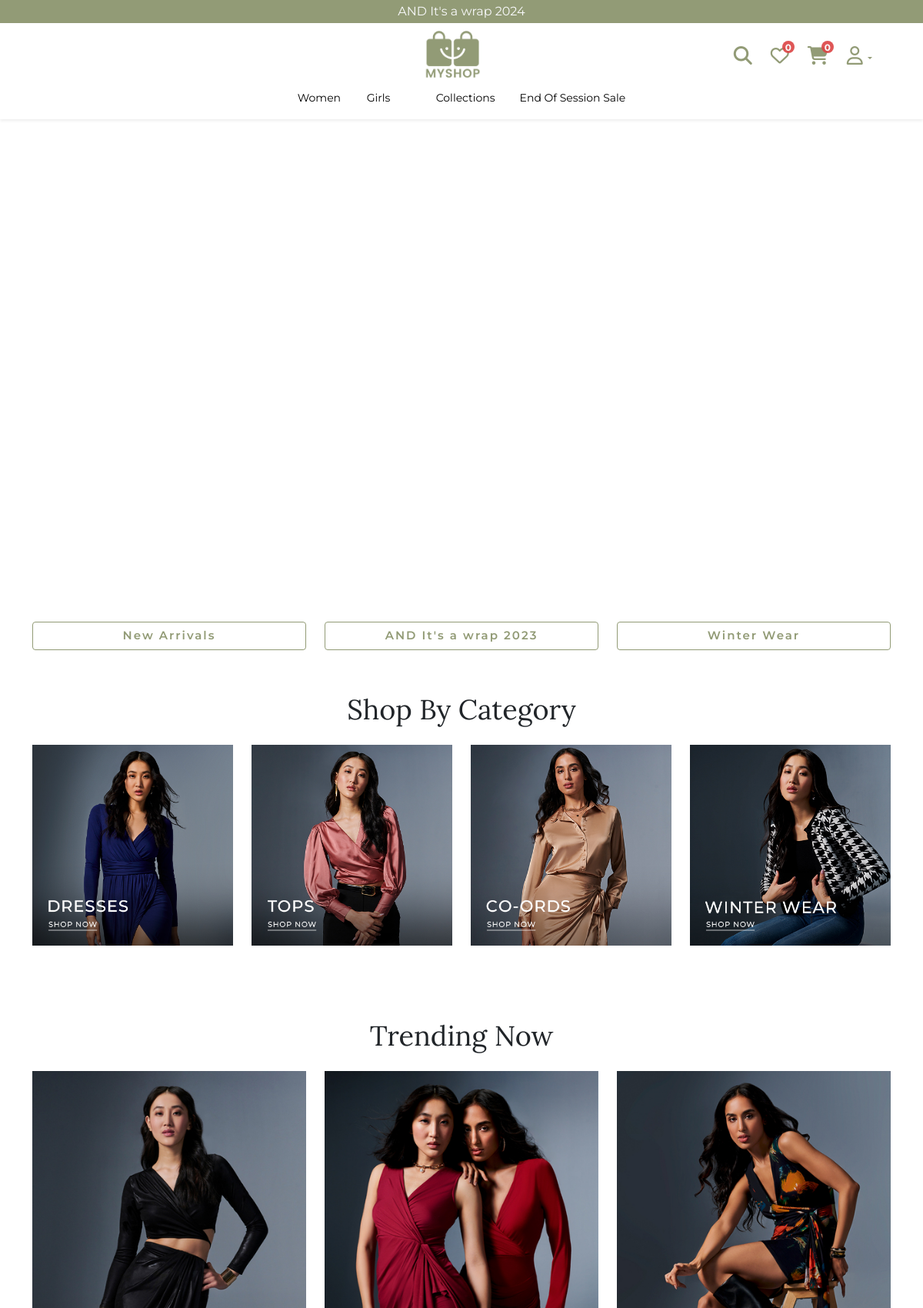
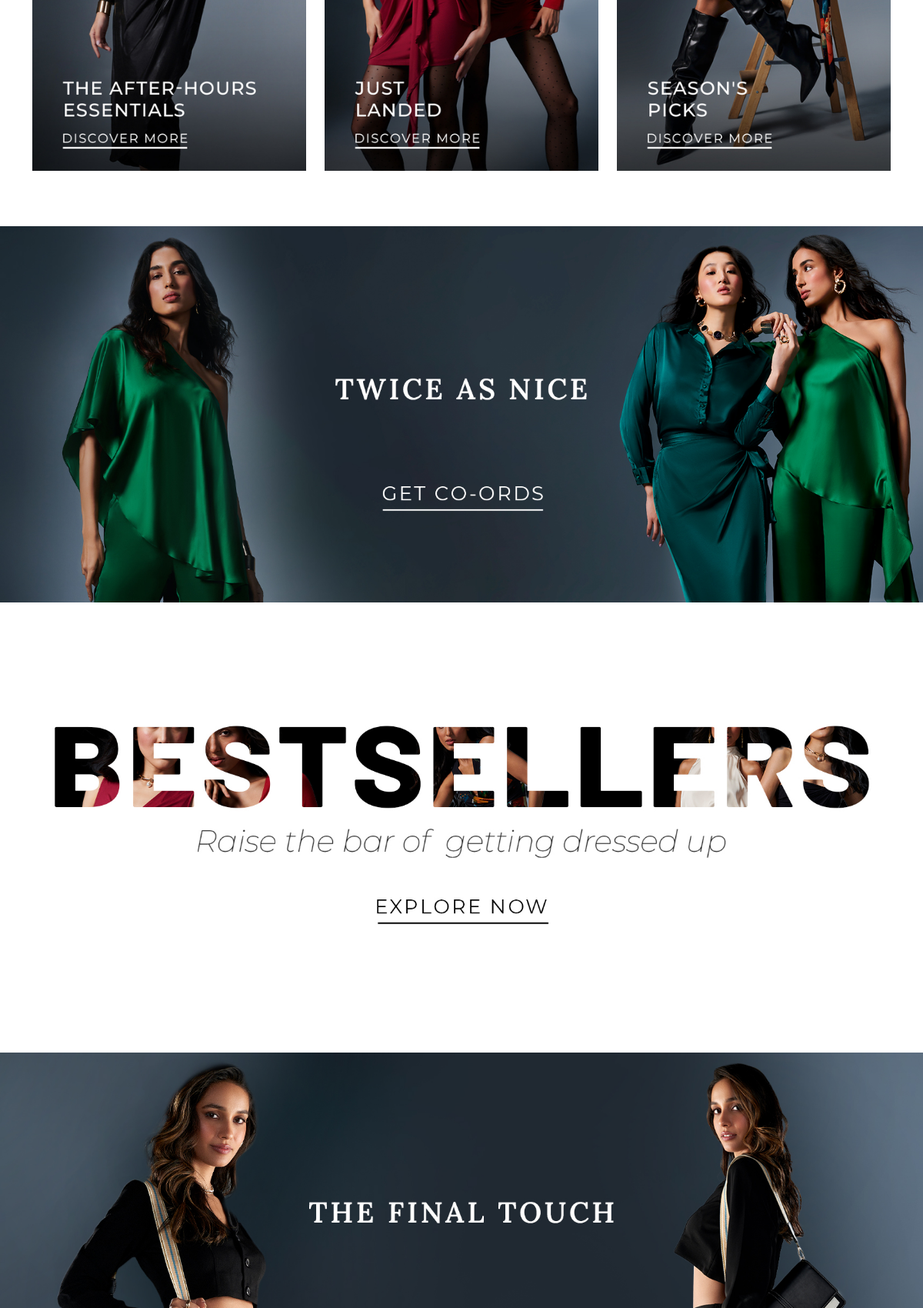
Page /index.php/home (upper part) on the committed database (2 pictures, top to bottom).
### tables this page shows
CREATE TABLE `homepage_banner` (
  `id` int(11) NOT NULL,
  `type` varchar(100) NOT NULL,
  `image` text NOT NULL,
  `link` text NOT NULL,
  `section` varchar(100) NOT NULL
);

CREATE TABLE `category` (
  `cat_id` int(11) NOT NULL,
  `cat_name` varchar(80) NOT NULL,
  `cat_name_ar` varchar(80) DEFAULT NULL,
  `cat_img` mediumtext NOT NULL,
  `parent_id` int(11) NOT NULL,
  `cat_order` int(11) DEFAULT 0
);

CREATE TABLE `custom_navigations` (
  `id` int(11) NOT NULL,
  `name` varchar(255) NOT NULL,
  `created_at` timestamp NOT NULL DEFAULT current_timestamp(),
  `updated_at` timestamp NOT NULL DEFAULT current_timestamp() ON UPDATE current_timestamp()
);

### application/controllers/Home.php (called while the page is built, shortened)
<?php
class Home extends MY_Controller
{
	function __construct()
	{
		parent::__construct();
		$this->load->helper('url');
	}
	public function home()
	{
		$this->data['home_banners'] = $this->home_model->getHomeBanners();
		$this->load->view('index.php', $this->data);
	}
}

### index.php (called while the page is built, shortened)
<?php
require_once BASEPATH.'core/CodeIgniter.php';

### application/models/Home_model.php (called while the page is built, shortened)
<?php if (!defined('BASEPATH')) exit('No direct script access allowed');
class Home_model extends CI_Model
{
	function getHomeBanners()
	{
		$data = $this->db->get('homepage_banner')->result_array();
		$result = array();
		foreach ($data as $item) {
			$section = $item['section'];
			unset($item['section']);
			$result[$section][] = $item;
		}
		return $result;
	}
	function get_category()
	{
		$category_result = array();
		$this->db->select('cat.cat_id,cat.cat_name,cat.cat_name_ar,cat.cat_img,cat.parent_id');
		$this->db->where(array('cat.parent_id' => 0, 'cat.cat_id !=' => 10));
		$this->db->order_by('cat.cat_order', 'ASC');
		$query = $this->db->get('category cat');
		if ($query->num_rows() > 0) {
			$category_array = $query->result_object();
			foreach ($category_array as $cat_details) {
				$cat_response = array();
				$cat_response['cat_id'] = $cat_details->cat_id;
				$cat_response['cat_name'] = $cat_details->cat_name;
				$cat_response['parent_id'] = $cat_details->parent_id;
				$cat_response['cat_slug'] = $cat_details->cat_slug;
				$img = $cat_details->cat_img;
				$cat_response['imgurl'] = $img;
				$this->db->select('cat.cat_id,cat.cat_name, cat.cat_name_ar,cat.cat_img,cat.parent_id');
				$this->db->where(array('cat.parent_id' => $cat_details->cat_id));
				$this->db->order_by('cat.cat_order', 'ASC');
				$querysubcat = $this->db->get('category cat');
				$cat_response['subcat_1'] = array();
				if ($querysubcat->num_rows() > 0) {
					$category_sub = $querysubcat->result_object();
					foreach ($category_sub as $subcat_details) {
						$scat_response = array();
						$scat_response['cat_id'] = $subcat_details->cat_id;
						$scat_response['cat_name'] = $subcat_details->cat_name;
						$scat_response['parent_id'] = $subcat_details->parent_id;
						$scat_response['cat_slug'] = $subcat_details->cat_slug;
						$img = json_decode($subcat_details->cat_img);
						$scat_response['imgurl'] = $img;
						$this->db->select('cat.cat_id,cat.cat_name, cat.cat_name_ar,cat.cat_img,cat.parent_id');
						$this->db->where(array('cat.parent_id' => $subcat_details->cat_id));
						$this->db->order_by('cat.cat_order', 'ASC');
						$querysubcat1 = $this->db->get('category cat');
						$scat_response['subsubcat_2'] = array();
						if ($querysubcat1->num_rows() > 0) {
							$category_sub1 = $querysubcat1->result_object();
							foreach ($category_sub1 as $subcat_details1) {
								$scat_response1 = array();
								$scat_response1['cat_id'] = $subcat_details1->cat_id;
								$scat_response1['cat_name'] = $subcat_details1->cat_name;
								$scat_response1['parent_id'] = $subcat_details1->parent_id;
								$scat_response1['cat_slug'] = $subcat_details1->cat_slug;
								$img1 = json_decode($subcat_details1->cat_img);
								$scat_response1['imgurl'] = $img1;
								$scat_response['subsubcat_2'][] = $scat_response1;
							}
						}
						$cat_response['subcat_1'][] = $scat_response;
					}
				}
				$category_result[] = $cat_response;
			}
		}
		return $category_result;
	}
	public function getCustomNavigations()
	{
		$navigations = $this->db->get('custom_navigations')->result_array();
		return $navigations;
	}
}

### application/helpers/manage_helper.php (called while the page is built, shortened)
<?php if (!defined('BASEPATH')) exit('No direct script access allowed');
if (!function_exists('get_store_settings')) {
	function get_store_settings($type)
	{
		$CI = get_instance();
		$des = $CI->db->get('store_setting',)->row($type);
		return $des;
	}
}

### application/core/MY_Controller.php (called while the page is built, shortened)
<?php
class MY_Controller extends CI_Controller
{
    public function __construct()
    {
        $this->data['header_cat'] = $this->home_model->get_category();
        $this->data['custom_navigations'] = $this->home_model->getCustomNavigations();
    }
}

### application/views/index.php (the view, shortened to what this page needs)
<!doctype html>
<html lang="en">
<head>
	<?php include("includes/head.php") ?>
	<link rel="stylesheet" href="<?= base_url('assets/css/index.css') ?>">
</head>
<body>
	<?php include("includes/topbar.php"); ?>
	<?php include("includes/navbar.php"); ?>
	<main>
		<div class="top-video mb-5">
			<a href="<?= $home_banners['top_video'][0]['link'] ?>">
				<video src="<?= base_url('media/' . $home_banners['top_video'][0]['image']) ?>" class="w-100" autoplay muted loop></video>
			</a>
		</div>
		<div class="container">
			<div class="top-links pb-4">
				<div class="row">
					<?php foreach ($home_banners['top_link_section'] as $top_link_section) : ?>
						<div class="col-md-4 mb-2">
							<a href="<?= $top_link_section['link'] ?>" class="btn btn-outline-primary w-100"><?= $top_link_section['image'] ?></a>
						</div>
					<?php endforeach; ?>
				</div>
			</div>
			<div class="top-category pt-4 mb-5">
				<h1 class="heading text-center mb-4">Shop By Category</h1>
				<div class="row">
					<?php foreach ($home_banners['top_category'] as $top_category) : ?>
						<a href="<?= $top_category['link'] ?>" class="col-6 col-md-3 mb-4">
							<img src="<?= base_url('media/' . $top_category['image']) ?>" alt="Category" srcset="" class="w-100">
						</a>
					<?php endforeach; ?>
				</div>
			</div>
			<div class="trending-now pt-4 mb-5">
				<h1 class="heading text-center mb-4">Trending Now</h1>
				<div class="row">
					<?php foreach ($home_banners['trending_section'] as $trending_section) : ?>
						<a href="<?= $trending_section['link'] ?>" class="col-md-4 mb-4">
							<img src="<?= base_url('media/' . $trending_section['image']) ?>" alt="Trending" srcset="" class="w-100">
						</a>
					<?php endforeach; ?>
				</div>
			</div>
		</div>
		<div class="promo-banner">
			<?php foreach ($home_banners['promotion_section'] as $promotion_section) : ?>
				<a href="<?= $promotion_section['link'] ?>">
					<img src="<?= base_url('media/' . $promotion_section['image']) ?>" alt="Promo" srcset="" class="w-100 mb-5">
				</a>
			<?php endforeach; ?>
		</div>
	</main>
</body>
</html>

### application/views/includes/topbar.php
<section class="bg-primary position-relative top-bar">
    <a href="<?= $topbar['link'] ?>" class="container d-flex align-items-center justify-content-center h-100 topbar-text text-light text-decoration-none">
        <span class="fw-normal">
            <?= $topbar['image'] ?>
        </span>
    </a>
</section>

### application/views/includes/navbar.php (shortened to what this page needs)
<header class="navbar-light navbar-sticky" style="position: sticky; top: -1px; z-index: 1000;">
    <nav class="navbar menu-navbar navbar-expand-lg bg-white">
        <div class="container">
            <div class="row w-100">
                <div class="col-4">
                </div>
                <a class="col-4 navbar-brand m-0 py-0 text-center" href="<?= base_url() ?>">
                    <img src="<?= base_url('assets/images/logo.png') ?>" alt="<?= get_store_settings('store_name') ?>" srcset="<?= base_url('assets/images/logo-200x200.png') ?> 200w" sizes="(min-width: 992px) 85px, 50px">
                </a>
                <div class="col-4 d-flex align-items-center justify-content-end">
                    <a href="javascript:void(0)" title="Search">
                        <i class="fa-solid cross-btn fa-magnifying-glass"></i>
                    </a>
                    <a href="<?= base_url('wishlist') ?>" class="ms-3 ms-md-4 position-relative" title="Wishlist">
                        <i class="fa-regular fa-heart"></i>
                        <span class="wishlist-icon-count">
                            <div id="badge-wishlist-count">0</div>
                        </span>
                    </a>
                    <a href="<?= base_url('cart') ?>" class="ms-3 ms-md-4 position-relative" title="Cart" id="cart-icon">
                        <i class="fa-solid fa-cart-shopping"></i>
                        <span class="icon-count">
                            <div id="badge-cart-count">0</div>
                        </span>
                    </a>
                    <div class="dropdown">
                        <a class="ms-3 ms-md-4 dropdown-toggle" data-bs-toggle="dropdown" aria-expanded="false" title="Profile">
                            <i class="fa-regular fa-user"></i>
                        </a>
                    </div>
                </div>
            </div>
        </div>
    </nav>
    <nav class="navbar navbar-expand-lg navbar-light bg-light shadow-sm bg-white category-navbar py-0">
        <div class="container position-relative">
            <div class="navbar-collapse w-100 collapse" id="navbarCollapse2">
                <ul class="menu-items mb-0 px-0 w-100 justify-content-center">
                    <?php
                    $maincats = array_slice($header_cat, 0, 4);
                    foreach ($maincats as $maincat) : ?>
                        <li class="menu-li">
                            <a href="<?= base_url('category/' . $maincat['cat_name'] . '/' . $maincat['cat_id']) ?>" class="menu-item pb-3">
                                <?= $maincat['cat_name'] ?>
                            </a>
                        </li>
                    <?php endforeach; ?>
                    <?php foreach ($custom_navigations as $custom_navigation) : ?>
                        <?php if (count($custom_navigation['navigation_data']) === 4) : ?>
                            <li class="menu-li">
                                <a href="#cutom-nav-<?= $custom_navigation['id'] ?>" class="menu-item pb-3"><?= $custom_navigation['name'] ?></a>
                            </li>
                        <?php endif ?>
                    <?php endforeach; ?>
                </ul>
            </div>
        </div>
    </nav>
</header>

### assets/css/style.css (style rules this page uses)
body { --font-family-lora: 'Lora', serif; --font-family-montserrat: 'Montserrat', sans-serif; font-family: 'Montserrat', sans-serif; font-size: .75rem; }
a { text-decoration: none; cursor: pointer; }

### assets/css/topbar.css (style rules this page uses)
.top-bar { z-index: 1040; }
.topbar-text { font-size: 16px; line-height: 30px; letter-spacing: 0em; }

### assets/css/navbar.css (style rules this page uses)
.menu-navbar { height: 85px; z-index: 999 !important; }
.navbar-collapse ul { list-style: none; }
.category-navbar { z-index: 699 !important; }
.menu-items { display: flex; align-items: center; }
.menu-items li { font-size: 14px; font-weight: 700; padding: 0 1rem; transition: background 0.3s ease-in-out; min-width: 90px; justify-content: center; }
.menu-items .menu-item { color: #000000; position: relative; display: inline-block; font-size: 14px; font-weight: 400; line-height: 24px; }
.menu-items .menu-item::before { content: ''; position: absolute; bottom: 0; left: 50%; width: 0; height: 3px; background-color: transparent; transition: width 0.3s ease-in-out; transform: translateX(-50%); }
.menu-navbar i { font-size: 1.5rem; }
.icon-count { white-space: nowrap; text-align: center; line-height: 17px; height: 16px; width: 16px; background: rgba(219, 68, 68, 0.9); color: #FAFAFA; position: absolute; border-radius: 50%; font-size: 12px; top: -7px; right: -7px; font-weight: 700; }
.wishlist-icon-count { white-space: nowrap; text-align: center; line-height: 17px; height: 16px; width: 16px; background: rgba(219, 68, 68, 0.9); color: #FAFAFA; position: absolute; border-radius: 50%; font-size: 12px; top: -7px; right: -7px; font-weight: 700; }

### assets/css/index.css (style rules this page uses)
.top-links a.btn { border-radius: 0.25rem; font-size: 15px; font-weight: 600; letter-spacing: 2px; }
.top-category .heading, .trending-now .heading { font-size: 2.25rem; font-family: var(--font-family-lora); font-weight: 400; letter-spacing: normal; }

### rows in the picture
homepage_banner: image "AND It's a wrap 2024"
category: cat_name "Women"
category: cat_name "Girls"
custom_navigations: name "Collections"
custom_navigations: name "End Of Session Sale"
homepage_banner: image "New Arrivals"
homepage_banner: image "AND It's a wrap 2023"
homepage_banner: image "Winter Wear"
homepage_banner: image (picture)
homepage_banner: image (picture)
homepage_banner: image (picture)
homepage_banner: image (picture)
homepage_banner: image (picture)
homepage_banner: image (picture)
homepage_banner: image (picture)
homepage_banner: image (picture)
homepage_banner: image (picture)
homepage_banner: image (picture)
